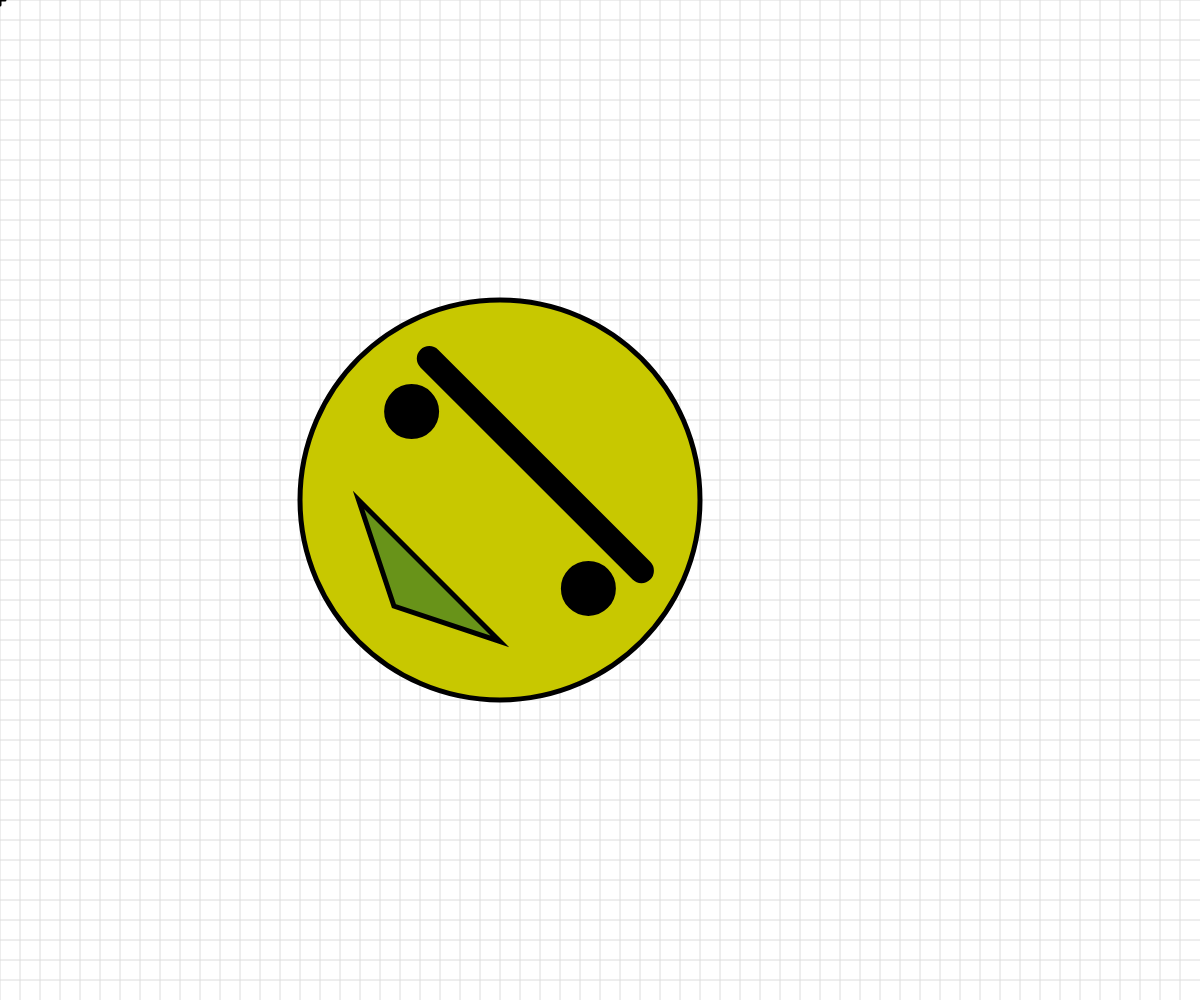
Frame 1 (no input)
Frame 60 (no input): identical to frame 1, image omitted
Frame 120 (the mouse pressed at the canvas centre since frame 60): identical to frame 1, image omitted

The p5.js sketch that drew this single still picture (run headless with seeded random() and noise() and a simulated clock; from frame 60 on, the mouse is pressed at the canvas centre):

// p5.js sketch
// ── sketch.js
// Basic Transformations Sandbox


let originalSpacing = 20;


function setup() {
  createCanvas(windowWidth, windowHeight);
}

function draw() {
  //each frame, coordinate system rests to normal
  background(255);
  drawBasicGrid(220);


  //transformation one: TRANSLATION
  // push(); // makes a new coordinate system on top
  // translate(120,120);
  // drawBasicGrid(150);
  // rectangleRed(0,0);

  // pop(); //reverts back to the previous coordinate system
  // rectangleBlue(0,0);

  //add push()  pop()




  //transformation two: SCALE
  // push();
  // rectMode(CORNER);
  // rectangleRed(40, 0); // 50 px square
  // let scaleAmount = 0.5;
  // translate(140,140);
  // scale(scaleAmount); // changes the size of a pixel
  // drawBasicGrid(100);
  // rectangleBlue(0,0); // 50 px square
  // pop();



  //transformation three: ROTATION
  //reminder: rotations are measured in radians, not degrees! Functions can help with the conversion...
  // push();
  // rectangleRed(20,20);
  
  // translate(140,140);
  // rotate(radians(frameCount*2));
  // drawBasicGrid();
  // rectangleBlue(frameCount/15, 0);
  // face(0,0);

  // pop();


  //Combinations of Transformations
  // the order matters
  push();
    scale(5);
    translate(100,100);
    rotate(radians(45));
    
    face(0,0);


  pop();
  

}


function face(x, y) {
  //draw a face at x,y
  push();
  translate(x,y);
  ellipseMode(CENTER);
  fill(200,200,0);
  stroke(0);
  ellipse(0,0,80,80);
  fill(90, 140, 30, 220);
  triangle(-20, 20, 20, 20, 0, 30);
  fill(0);
  ellipse(-25,0,10,10);
  ellipse(25,0,10,10);
  strokeWeight(5);
  line(-30,-10,30,-10);
  strokeWeight(1);
  pop();

}

function rectangleRed(x, y) {
  //draw a red rectangle at x,y (sized 50 pixels square) - to visualize what happens to the coordinate system
  //when different basic transformations are applied.
  noStroke();
  fill(255, 0, 0, 150);
  rect(x, y, 50, 50);

}

function rectangleBlue(x, y) {
  //draw a red rectangle at x,y (sized 50 pixels square) - to visualize what happens to the coordinate system
  //when different basic transformations are applied.
  noStroke();
  fill(0, 0, 255, 150);
  rect(x, y, 50, 50);

}

function drawBasicGrid(shade) {
  //draw the normal cartesian Coordinate Grid, in a light color. Spaced at 20 px by default
  stroke(shade);
  for (let x = 0; x < width; x += 20) {
    line(x, 0, x, height);
  }
  for (let y = 0; y < height; y += 20) {
    line(0, y, width, y);
  }

  //Draw "X" at the origin
  strokeWeight(3);
  stroke(0);
  line(-5,0,5,0);
  line(0,5,0,-5);
  strokeWeight(1);
}
